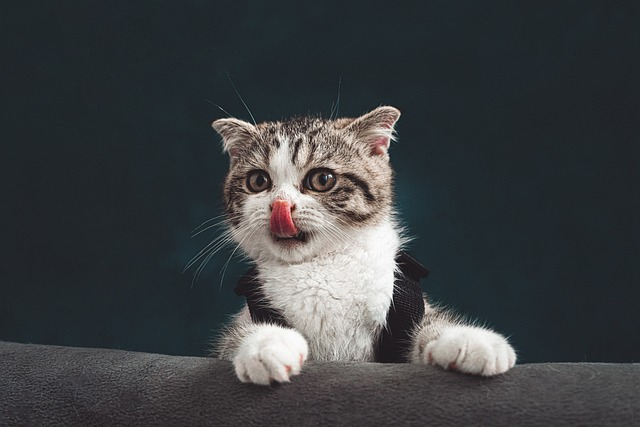
#> input picture 비타민동아리/12주차/cat.jpg, 640 x 427 px
$ jupyter execute --allow-errors '10기_12주차_복습과제_이승재.ipynb'   (shell and % lines are left out)
#> lines starting #> are read from the running program, lines starting #| are printed output that depends on the picture; after the words box and inside, x2 and y2 are one past the last pixel; in counts of white or black regions, pixels touching at a corner belong together
# 이미지 전처리(OpenCV 소개 및 사용법 알아보기)

- OpenCV는 Open Source Computer Vision의 약자로, 영상 처리에 사용할 수 있는 오픈 소스 라이브러리 입니다. OpenCV는 사람이 눈으로 보는 것처럼 물체를 인식하게 해주며 우리가 자주 사용하는 카메라 어플에도 활용됩니다.

- 다양한 openCV 실습을 통해 실제로 어떤 기능이 있는지 살펴보겠습니다~!

>cat.jpg 파일을 코랩에 업로드 해줍니다.

[cell 1]
from google.colab import files
uploaded = files.upload()
#> the answer given: cat.jpg

###1. 이미지를 출력해보세요

OpenCV에서 이미지를 출력하기 위한 기본 함수는 다음과 같습니다.

- cv2.imread(file_name, flag): 이미지를 읽어 Numpy 객체로 만드는 함수

- cv2.imshow(title, image): 특정한 이미지를 화면에 출력하는 함수

- cv2.cvtColor(image, flag): 이미지의 색상 형태를 변경하는 함수

<h3>CoLab에서의 이미지 출력</h3>

- CoLab은 Jupyter Notebook을 기반으로 동작하므로 Matplotlib를 이용하여 이미지를 출력합니다.
- OpenCV는 **BGR**을 기준으로 하며, Matplotlib는 **RGB**를 기준으로 합니다.

[cell 2]
import cv2
import matplotlib.pyplot as plt

img_basic = cv2.imread('cat.jpg',cv2.IMREAD_COLOR)
#> img_basic is the input picture: shape (427, 640, 3); mean B, G, R 66.1, 63.9, 60.9


# cv는 BGR, plt은 RGB이므로 색을 변환해서 출력합니다.
'''
현재는 cv상태이며 plt으로 바꾸려 합니다.
 Q1. ctvColor 함수의 flag를 "COLOR_***2***"로 설정하여 색상을 바꿔주세요~

<자주 사용하는 flag.zip>

cv2.COLOR_BGR2GRAY: BGR 색상 이미지를 회색조 이미지로 변환
cv2.COLOR_GRAY2BGR: 회색조 이미지를 BGR 색상 이미지로 변환
cv2.COLOR_GRAY2RGB: 회색조 이미지를 RGR 색상 이미지로 변환
cv2.COLOR_BGR2RGB: BGR 색상 이미지를 RGB 색상 이미지로 변환
cv2.COLOR_BGR2HSV: BGR 색상 이미지를 HSV 색상 이미지로 변환
cv2.COLOR_HSV2BGR: HSV 색상 이미지를 BGR 색상 이미지로 변환
cv2.COLOR_BGR2YUV: BGR 색상 이미지를 YUV 색상 이미지로 변환
cv2.COLOR_YUV2BGR: YUB 색상 이미지를 BGR 색상 이미지로 변환
'''
plt.imshow(cv2.cvtColor(img_basic,cv2.COLOR_BGR2RGB))
plt.show()

### 2. 이미지 흑백으로 만들어봐요

컬러 이미지는 3채널이며 흑백 이미지는 1채널이기 때문에 컬러를 흑백으로 변환한다면 계산 속도를 줄일 수 있습니다.

>cv2.cvtColor(image, flag)함수를 이용합니다.

[cell 3]
'''
Q2. cv상태의 컬러를 GRAY로 변환해주세요~
<자주 사용하는 flag.zip> 참고
'''
img_basic = cv2.cvtColor(img_basic, cv2.COLOR_BGR2GRAY)
#> img_basic: shape (427, 640)


'''
Q3. gray 상태의 컬러를 plt 출력 형태의 컬러로 변환해주세요~
<자주 사용하는 flag.zip> 참고
'''
plt.imshow(cv2.cvtColor(img_basic, cv2.COLOR_GRAY2RGB))
plt.show()
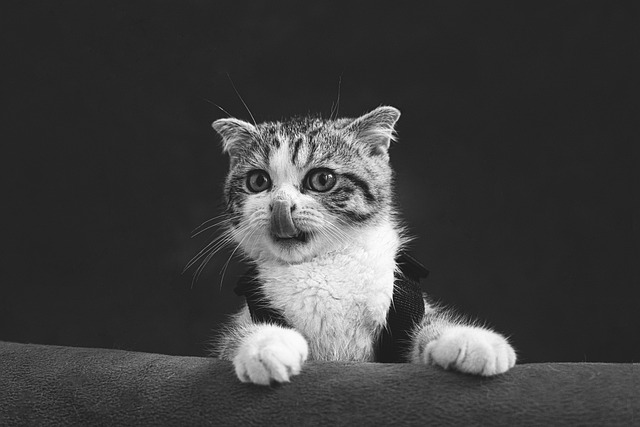
#> shown: shape (427, 640, 3); min 1, max 255, mean 63.3

>numpy형태 image 파일의 차원과 크기 확인하기

[cell 4]
image = cv2.imread('cat.jpg')
print(image.shape)
#| (427, 640, 3)
print(image.size)
#| 819840

[cell 5]
# image Numpy 객체의 특정 픽셀 [100,100]번째 픽셀 확인하기
# R, G, B 순서로 출력됨

px = image[100,100]
#> px = [44, 38, 33]
print(px)
#| [44 38 33]

### 3. openCV를 활용한 특정 범위(고양이 얼굴, 손) 픽셀값 바꾸기

[cell 6]
import time

image = cv2.imread('cat.jpg')
'''
얼굴 좌표에 대하여 픽셀값을 흰색으로 바꿔봅시다.
얼굴 좌표는 y축 : 100~250, x축 200~400입니다.

Q4.반복문에 알맞은 숫자를 적절하게 대입해보세요~
그리고 [R,G,B]에 들어가면 좋을 것 같은 값(0~255)을 작성해보세요~ ( 흰색 만들겁니다 )
'''


start_time = time.time()
for i in range(100,251):
  for j in range(200,401):
    image[i,j] = [255,255,255]
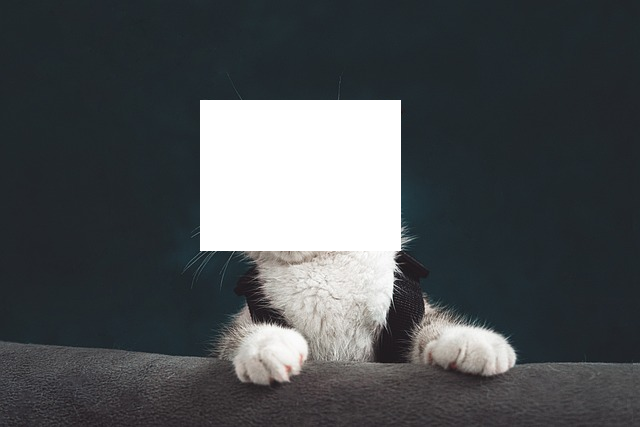
#> image: shape (427, 640, 3); 11.11% of pixels changed, all inside (x1, y1, x2, y2) = (200, 100, 401, 251)
print("--- %s seconds ---" % (time.time() - start_time))

plt.imshow(cv2.cvtColor(image, cv2.COLOR_BGR2RGB))
plt.show()

'''
고양이 왼쪽 손 좌표에 대하여 픽셀값을 검정색으로 바꿔봅시다.
Q5. [R,G,B]에 들어가면 좋을 것 같은 값을 작성해보세요~
'''

start_time = time.time()
image[320:400,200:320] = [0,0,0]
#> image: shape (427, 640, 3); 3.51% of pixels changed, all inside (x1, y1, x2, y2) = (200, 320, 320, 400)
print("--- %s seconds ---" % (time.time() - start_time))

plt.imshow(cv2.cvtColor(image, cv2.COLOR_BGR2RGB))
plt.show()

### 4. OpenCV를 활용한 ROI(Region of Interest: 관심 있는 영역) 추출

[cell 7]
import cv2
import matplotlib.pyplot as plt

image = cv2.imread('cat.jpg')
'''
특정 영역의 이미지를 복사하여 원하는 위치에 붙여봅시다.
Q6. 100:250, 200:400의 이미지를 0:150, 0:200으로 이동시켜주세요~
'''
# Numpy Slicing: ROI 처리 가능
roi = image[100:250, 200:400]
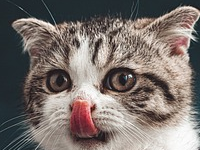
#> roi: shape (150, 200, 3); mean B, G, R 109, 113.4, 122.5

# ROI 단위로 이미지 복사하기
image[0:150, 0:200] = roi
#> image: shape (427, 640, 3); 10.97% of pixels changed, all inside (x1, y1, x2, y2) = (0, 0, 200, 150)

plt.imshow(cv2.cvtColor(image, cv2.COLOR_BGR2RGB))
plt.show()

### 4. OpenCV를 활용한 픽셀별 색상 다루기

>  이미지 데이터는 (세로픽셀수 x 가로픽셀수 x 색채널) 형태의 3차원 배열로 저장됩니다.

[cell 8]
image = cv2.imread('cat.jpg')
print(image.shape)
#| (427, 640, 3)

'''
Q7. BGR 중 B를 적절한 숫자로 대입하여 노란색의 고양이를 만들어봅시다.
첫 빈칸은 B,G,R 중 B를 선택하면 됩니다. (숫자 대입)
'''
image[:, :, 0] = 1
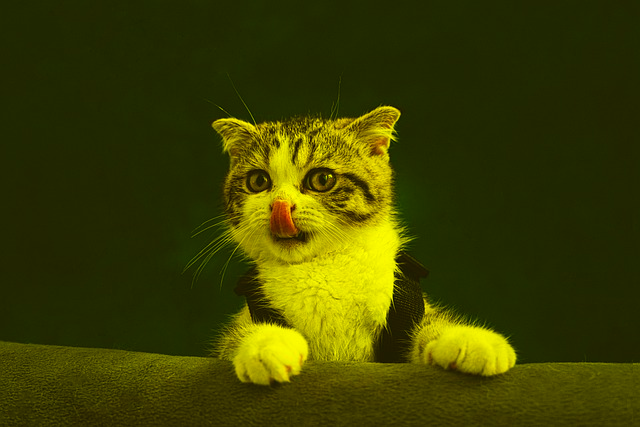
#> image: shape (427, 640, 3); mean B, G, R 1, 63.9, 60.9

plt.imshow(cv2.cvtColor(image, cv2.COLOR_BGR2RGB))
plt.show()

### 5. 이미지 크기 변경하기

>이미지 데이터를 수집하다보면 size가 다른 경우가 발생합니다. 딥러닝 모델들은 input data의 형태에 맞게 아키텍처를 설계하기 때문에 이미지의 size를 전부 일치시킬 필요가 있습니다.

[cell 9]
import cv2
import matplotlib.pyplot as plt
# 맨 위에는 원본을 출력합니다.

image = cv2.imread('cat.jpg')
plt.imshow(cv2.cvtColor(image, cv2.COLOR_BGR2RGB))
plt.show()

'''
resize 함수는 세로 픽셀과 가로 픽셀을 적절하게 조절해주는 함수입니다.
Q8. 알맞은 스케율 비율(fx,fy)를 대입하여 세로 0~800, 가로 0~1200을 만들어봅시다.
그리고 아래에도 마찬가지로 dsize(w,h)를 입력하여 이미지를 256,256 크기로 만들어봅시다.

fx,fy는 배율을 입력해야 하고
dsize는 수치를 입력해야 합니다!
'''

# 두 배 늘어난 사진 출력
expand = cv2.resize(image, None, fx=2, fy=2, interpolation=cv2.INTER_CUBIC)
plt.imshow(cv2.cvtColor(expand, cv2.COLOR_BGR2RGB))
plt.show()

# 256x256이 된 사진 출력
shrink = cv2.resize(image, dsize=(256,256), interpolation=cv2.INTER_AREA)
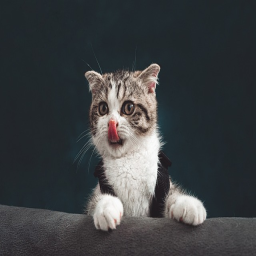
#> shrink: shape (256, 256, 3); mean B, G, R 66.1, 63.9, 60.9
plt.imshow(cv2.cvtColor(shrink, cv2.COLOR_BGR2RGB))
plt.show()

### 6. 이미지 위치 변경하기

[cell 10]
import cv2
import numpy as np
import matplotlib.pyplot as plt
'''
Q9. warpAffine함수를 사용하면 이미지 위치를 이동할 수 있습니다.

'''
image = cv2.imread('cat.jpg')

# 행과 열 정보만 저장합니다.
height, width = image.shape[:2]
#> height = 427; width = 640

for i in range(50,450,50):
  M = np.float32([[1, 0, i], [0, 1, 10]])
  dst = cv2.warpAffine(image, M, (width, height))

  plt.imshow(cv2.cvtColor(dst, cv2.COLOR_BGR2RGB))
  plt.show()
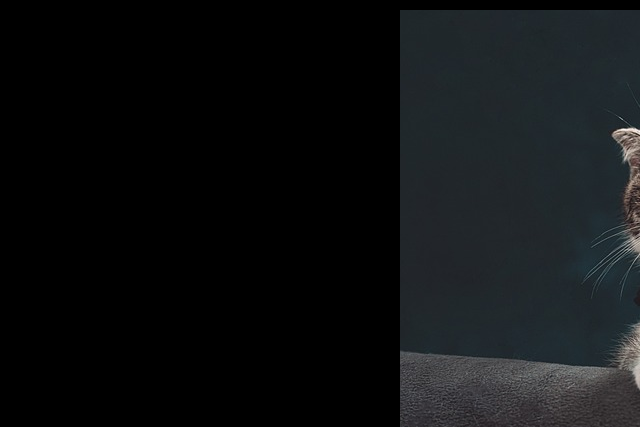
#> dst: shape (427, 640, 3); mean B, G, R 18.3, 16.9, 14.9

### 7. 이미지 원하는 각도로 회전하기

> cv2.getRotationMatrix2D(center, angle, scale): 이미지 회전을 위한 변환 행렬을 생성합니다.

center: 회전 중심

angle: 회전 각도

scale: Scale Factor

[cell 11]
import cv2
import numpy as np
import matplotlib.pyplot as plt

image = cv2.imread('cat.jpg')
'''
Q10. 빈칸에 원하는 각도를 입력하여 확인해보세요~ i를 입력하셔도 됩니다.
'''
# 행과 열 정보만 저장합니다.
height, width = image.shape[:2]
for i in range(30,181,30):
  M = cv2.getRotationMatrix2D((width/2, height/2), i, 0.5)
  dst = cv2.warpAffine(image, M, (width, height))

  plt.imshow(cv2.cvtColor(dst, cv2.COLOR_BGR2RGB))
  plt.show()
#> this loop made 6 passes
#> M on passes 1 to 6: [[0.433, 0.25, 128.1], [-0.25, 0.433, 201.1]], [[0.25, 0.433, 147.6], [-0.433, 0.25, 298.7]], [[3.06e-17, 0.5, 213.2], [-0.5, 3.06e-17, 373.5]], [[-0.25, 0.433, 307.6], [-0.433, -0.25, 405.4]], [[-0.433, 0.25, 405.2], [-0.25, -0.433, 385.9]], [[-0.5, 6.12e-17, 480], [-6.12e-17, -0.5, 320.2]]
#> pass 1, `dst = cv2.warpAffine(image, M, (width, height))`:
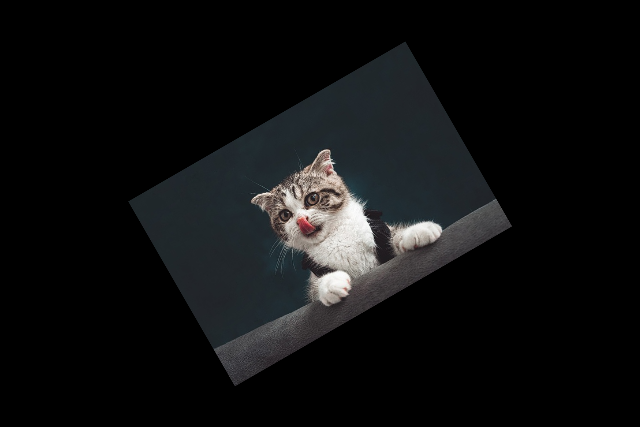
#> dst: shape (427, 640, 3); mean B, G, R 16.5, 16, 15.2
#> after the loop:
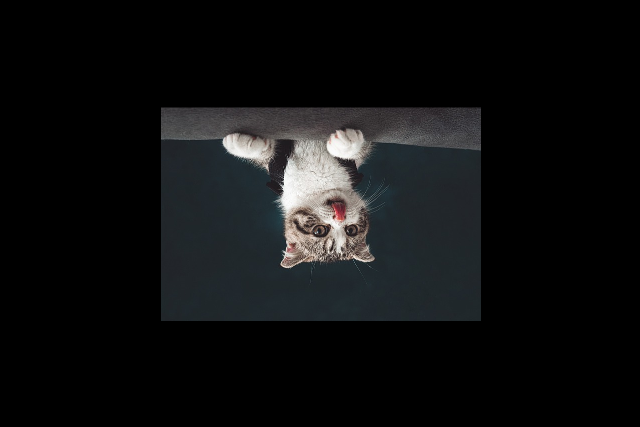
#> dst: shape (427, 640, 3); mean B, G, R 16.6, 16, 15.3

### 8. 필터를 적용하여 이미지를 흐리게 만들기

- 이미지에 커널을 적용하여 이미지를 흐리게 처리할 수 있습니다.

- 이미지를 흐리게 만들면 노이즈 및 손상을 줄일 수 있습니다.
- 특정한 이미지에서 커널(Kernel)을 적용해 컨볼루션 계산하여 필터링을 수행할 수 있습니다.

[cell 12]
import cv2
import matplotlib.pyplot as plt
import numpy as np

image = cv2.imread('cat.jpg')
plt.imshow(cv2.cvtColor(image, cv2.COLOR_BGR2RGB))
plt.show()

size = 4
kernel = np.ones((size, size), np.float32) / (size ** 2)
print(kernel)
'''
Q11. cv2.filter2D(src, ddepth, kernel)를 참고하여 파라미터를 입력해주세요
'''
dst = cv2.filter2D(image, -1,kernel )
plt.imshow(cv2.cvtColor(dst, cv2.COLOR_BGR2RGB))
plt.show()

#### 8.1 blur 함수 이용하기

[cell 13]
import cv2
import matplotlib.pyplot as plt

image = cv2.imread('cat.jpg')
plt.imshow(cv2.cvtColor(image, cv2.COLOR_BGR2RGB))
plt.show()
'''
Q12. blur 함수 중 kernel에 들어갈 filter의 size를 정해주세요
cv2.blur(img,(k,k)) 형태로 입력하시면 됩니다. 정답은 없습니다.
blur의 정도를 비교해보세요
'''
dst = cv2.blur(image, (3,3))
plt.imshow(cv2.cvtColor(dst, cv2.COLOR_BGR2RGB))
plt.show()

### 9. 이미지 상하 좌우 반전시키기(회전이랑 다름)

>cv2.flip(image,num)

[cell 14]
import cv2
import matplotlib.pyplot as plt

'''
Q10. flip함수에 알맞은 숫자를 대입하여 원하는 형태로 이미지를 반전해주세요~(0 or 1 or -1)
출력 이미지의 형태는 정상 -> 좌우 대칭 -> 상하 대칭 -> 상하 좌우 대칭입니다.
'''


image = cv2.imread('cat.jpg',cv2.IMREAD_COLOR)
plt.imshow(cv2.cvtColor(image, cv2.COLOR_BGR2RGB))
plt.show()

image = cv2.imread('cat.jpg',cv2.IMREAD_COLOR)
flipped = cv2.flip(image,1)
plt.imshow(cv2.cvtColor(flipped, cv2.COLOR_BGR2RGB))
plt.show()

flipped = cv2.flip(image,-1)
plt.imshow(cv2.cvtColor(flipped, cv2.COLOR_BGR2RGB))
plt.show()

flipped = cv2.flip(image,0)
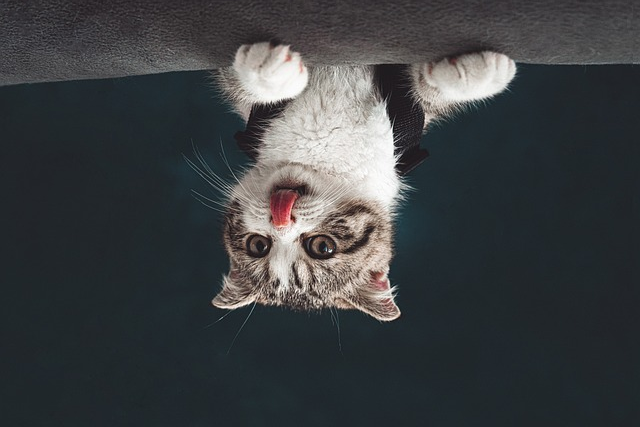
#> flipped: shape (427, 640, 3); mean B, G, R 66.1, 63.9, 60.9
plt.imshow(cv2.cvtColor(flipped, cv2.COLOR_BGR2RGB))
plt.show()

### 10. 이미지의 대비 증가시키기

히스토그램 평활화(equalize)
히스토그램의 평활화는 명암 값의 분포가 한쪽으로 치우친 영상을 고르게 분포시켜주기 위한 방법을 의미합니다. 평활화를 통해 영상(이미지)의 명암 대비를 증가시켜 인지도를 높이고, 화질을 개선하고자 할 때 쓰이게 됩니다.

평활화를 하는 과정은 다음과 같습니다.


1. 히스토그램을 계산

2. 히스토그램의 빈도값에서 누적 빈도수(누적합) 계산

3. 계산한 누적 빈도수(누적합) 값을 정규화하기

4. 결과값 = 3의 계산값 * 최대 화소값

함수 설명
1. cv2.equalizeHist( src[, dst] ) -> dst

아래는 opencv documentation에 따른 설명입니다.

- src에 대한 히스토그램 h를 계산합니다.

- 히스토그램 빈의 합이 255가 되도록 히스토그램을 정규화합니다.

- 히스토그램의 적분을 계산합니다:

[cell 15]
image_bgr = cv2.imread('cat.jpg',cv2.IMREAD_COLOR)

'''
빈칸에 필요한 함수를 입력해주세요
'''


# YUV 컬러 포맷으로 변환
image_yuv = cv2.cvtColor(image_bgr, cv2.COLOR_BGR2YUV)
#> image_yuv: shape (427, 640, 3); mean of channels 0, 1, 2 63.3, 129.1, 125.9
# 히스토그램 평활화 적용
image_yuv[:, :, 0] = cv2.equalizeHist(image_yuv[:, :, 0])
#> image_yuv: shape (427, 640, 3); mean of channels 0, 1, 2 139.4, 129.1, 125.9
# #RGB로 변환
image_rgb = cv2.cvtColor(image_yuv, cv2.COLOR_YUV2RGB)
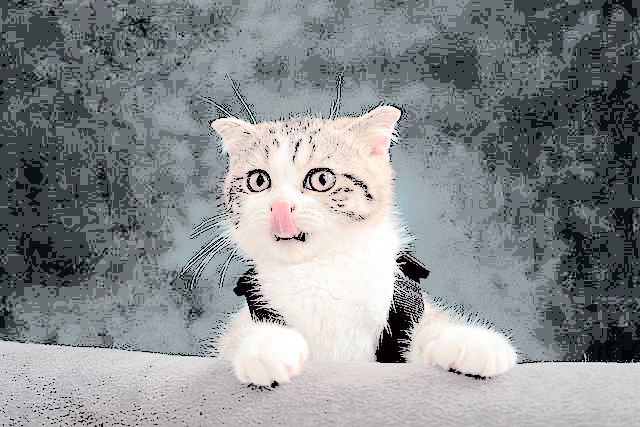
#> image_rgb: shape (427, 640, 3); mean R, G, B 136.8, 140.2, 141.6

# plot
fig, ax = plt.subplots(1,2, figsize=(12, 8))
ax[0].imshow(cv2.cvtColor(image_bgr, cv2.COLOR_BGR2RGB))
ax[0].set_title('Original Color Image')
ax[1].imshow(image_rgb, cmap='gray')
ax[1].set_title('Enhanced Color Image')

이미지 전처리는 끝났습니다!

openCV는 computer vision의 매우 강력한 패키지입니다. 나중에 필요할 때 유용하게 활용하셨으면 좋겠습니다.

지금부터 다양한 클러스터링 실습 시작하겠습니다

# 0. Clustering 데이터 불러오기

[cell 16]
import pandas as pd
import numpy as np
import warnings
warnings.filterwarnings("ignore")
import matplotlib.pyplot as plt
import seaborn as sns

Mall_Customers.csv 파일을 불러주세요

>해당 데이터의 경우, 쇼핑몰을 이용하는 고객 200명의 나이, 수입, 지출로 구성되어 있습니다.

- CustomerID (고객ID)
- Age (나이)
- Annual Income (k$) (연간 수입)
- Spending Score (1-100) (지출 지수)

[cell 17]
from google.colab import files
files.upload()
#> the answer given: cat.jpg
